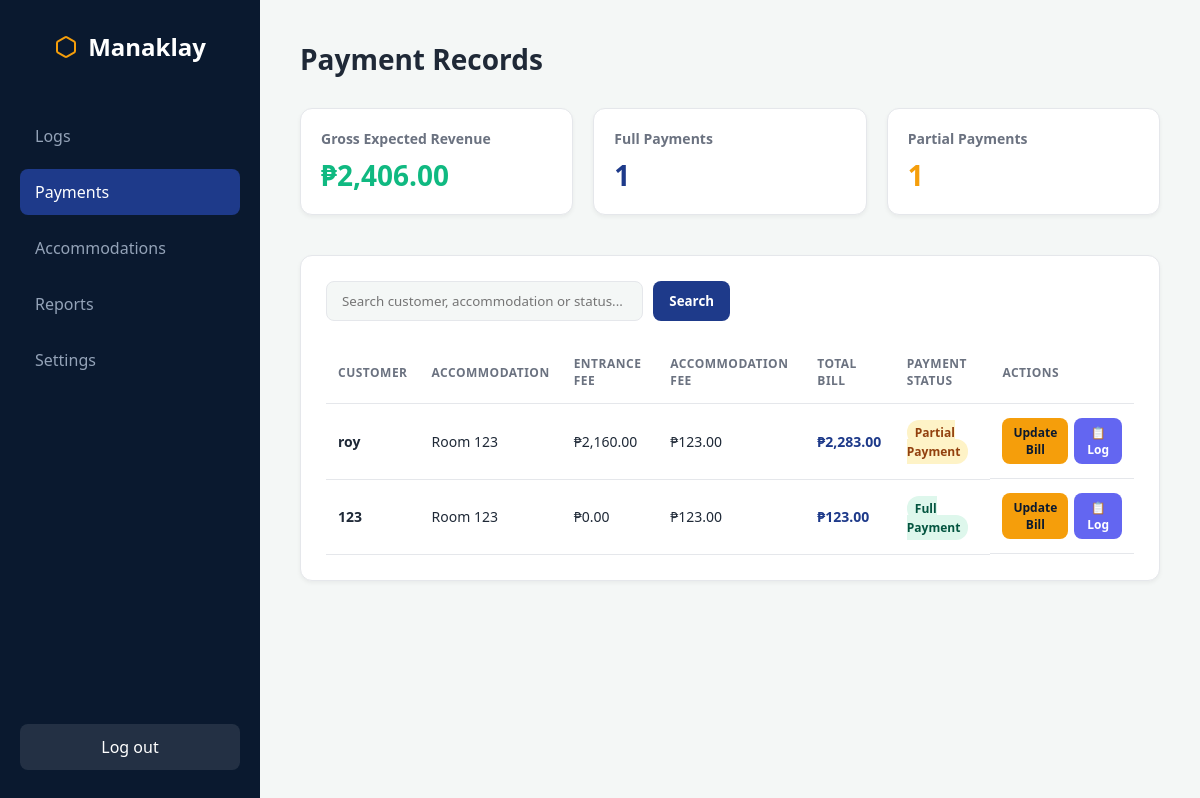
/CustomerSystem/payments.php (signed in), run on an earlier commit of the app's database.
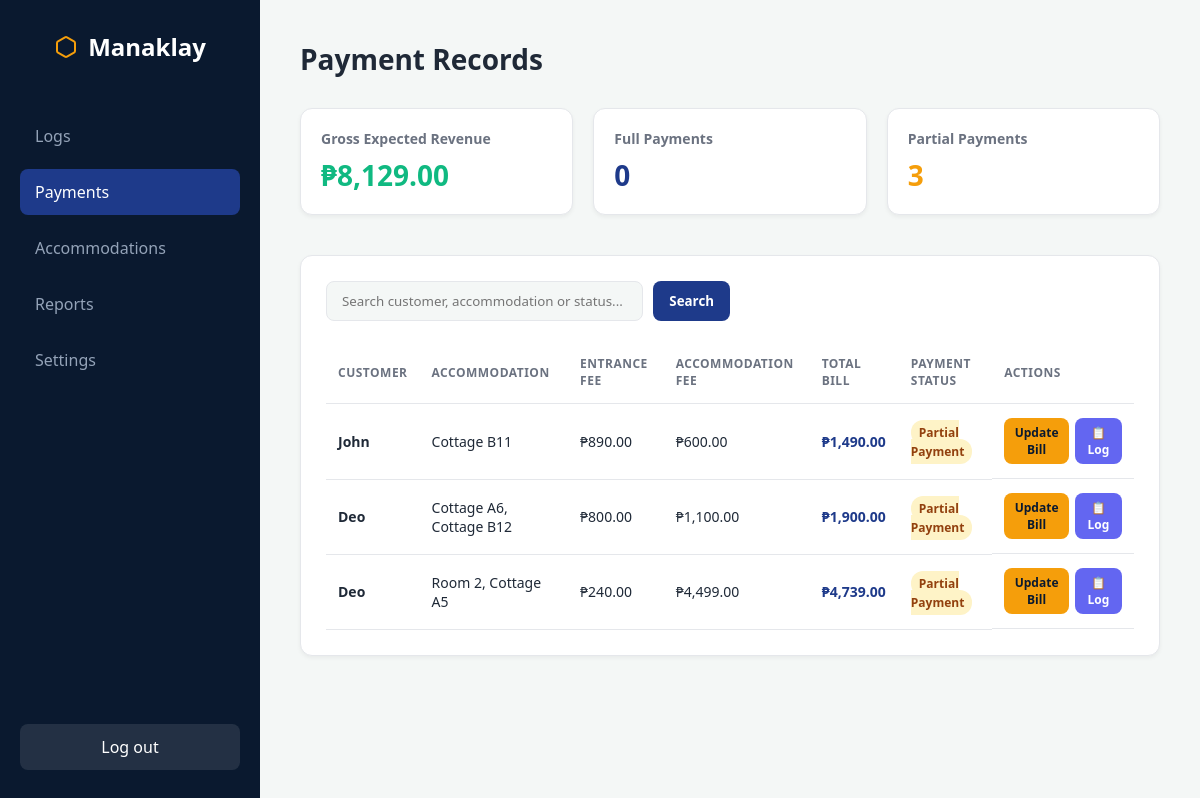
And on a later commit of the database.
### tables this page shows
CREATE TABLE `customer_logs` (
  `id` int(11) NOT NULL,
  `customer_name` varchar(255) NOT NULL,
  `pax` int(11) NOT NULL,
  `adults` int(11) DEFAULT 0,
  `seniors` int(11) DEFAULT 0,
  `children` int(11) DEFAULT 0,
  `customer_type` enum('Walk-in','Reservation') NOT NULL,
  `overnight` enum('Yes','No') NOT NULL,
  `accommodation` varchar(100) NOT NULL,
  `check_in_time` datetime DEFAULT current_timestamp(),
  `check_out_time` datetime DEFAULT NULL,
  `contact_number` varchar(20) NOT NULL,
  `entrance_fee` decimal(10,2) DEFAULT 0.00,
  `accommodation_fee` decimal(10,2) DEFAULT 0.00,
  `total_amount` decimal(10,2) GENERATED ALWAYS AS (`entrance_fee` + `accommodation_fee`) STORED,
  `payment_status` enum('Partial','Full') DEFAULT 'Partial',
  `payment_method` varchar(50) DEFAULT 'Cash'
);

### CustomerSystem/payments.php (the view, shortened to what the changed rows need)
<?php
require 'db.php';
$query = "SELECT * FROM customer_logs";
$params = [];
$query .= " ORDER BY check_in_time DESC";
$stmt = $pdo->prepare($query);
$stmt->execute($params);
$payments = $stmt->fetchAll(PDO::FETCH_ASSOC);
$totalRevenue = 0;
$fullPaymentsCount = 0;
$partialPaymentsCount = 0;
foreach ($payments as $pay) {
    $totalRevenue += $pay['total_amount'];
    if ($pay['payment_status'] === 'Full')
        $fullPaymentsCount++;
    if ($pay['payment_status'] === 'Partial')
        $partialPaymentsCount++;
}
?>
<!DOCTYPE html>
<html lang="en">
<head>
</head>
<body>
    <main class="main-content">
        <div class="page-header">
            <h1>Payment Records</h1>
        </div>
        <div class="kpi-grid">
            <div class="kpi-card">
                <div class="kpi-title">Gross Expected Revenue</div>
                <div class="kpi-value" style="color:var(--success-green)">₱<?= number_format($totalRevenue, 2) ?></div>
            </div>
            <div class="kpi-card">
                <div class="kpi-title">Full Payments</div>
                <div class="kpi-value"><?= $fullPaymentsCount ?></div>
            </div>
            <div class="kpi-card">
                <div class="kpi-title">Partial Payments</div>
                <div class="kpi-value" style="color:var(--accent-orange)"><?= $partialPaymentsCount ?></div>
            </div>
        </div>
        <div class="logbook-container">
            <table>
                <thead>
                    <tr>
                        <th>Customer</th>
                        <th>Accommodation</th>
                        <th>Entrance Fee</th>
                        <th>Accommodation Fee</th>
                        <th>Total Bill</th>
                        <th>Payment Status</th>
                        <th>Actions</th>
                    </tr>
                </thead>
                <tbody>
                    <?php if (count($payments) > 0): ?>
                        <?php foreach ($payments as $row): ?>
                            <tr>
                                <td style="font-weight:600; color:var(--text-dark);">
                                    <?= htmlspecialchars($row['customer_name']) ?></td>
                                <td><?= htmlspecialchars($row['accommodation']) ?></td>
                                <td>₱<?= number_format($row['entrance_fee'], 2) ?></td>
                                <td>₱<?= number_format($row['accommodation_fee'], 2) ?></td>
                                <td style="font-weight:600; color:var(--primary-blue);">
                                    ₱<?= number_format($row['total_amount'], 2) ?></td>
                                <td>
                                    <?php if ($row['payment_status'] === 'Full'): ?>
                                        <span class="status-badge status-full">Full Payment</span>
                                    <?php else: ?>
                                        <span class="status-badge status-partial">Partial Payment</span>
                                    <?php endif; ?>
                                </td>
                                <td style="display:flex; gap:6px;">
                                    <button type="button" class="btn btn-accent" style="padding:6px 10px; font-size:12px;"
                                        onclick="openPaymentModal(
                                        <?= $row['id'] ?>,
                                        '<?= htmlspecialchars(addslashes($row['customer_name'])) ?>',
                                        <?= $row['entrance_fee'] ?>,
                                        <?= $row['accommodation_fee'] ?>,
                                        '<?= $row['payment_status'] ?>'
                                    )">Update Bill</button>
                                    <button type="button" class="btn btn-secondary" style="padding:6px 10px; font-size:12px;"
                                        onclick="openHistoryModal(
                                        <?= $row['id'] ?>,
                                        '<?= htmlspecialchars(addslashes($row['customer_name'])) ?>',
                                        <?= (float) $row['total_amount'] ?>
                                    )">📋 Log</button>
                                </td>
                            </tr>
                        <?php endforeach; ?>
                    <?php endif; ?>
                </tbody>
            </table>
        </div>
    </main>
</body>
</html>

What changed in the data, as far as the page shows it:
removed customer_logs: customer_name "roy", accommodation "Room 123", entrance_fee "2,160.00", accommodation_fee "123.00", total_amount "2,283.00", payment_status "Partial Payment"
added customer_logs: customer_name "John", accommodation "Cottage B11", entrance_fee "890.00", accommodation_fee "600.00", total_amount "1,490.00", payment_status "Partial Payment"
added customer_logs: customer_name "Deo", accommodation "Cottage A6, Cottage B12", entrance_fee "800.00", accommodation_fee "1,100.00", total_amount "1,900.00", payment_status "Partial Payment"
changed customer_logs: customer_name "123" → "Deo"; accommodation "Room 123" → "Room 2, Cottage A5"; entrance_fee "0.00" → "240.00"; accommodation_fee "123.00" → "4,499.00"; total_amount "123.00" → "4,739.00"; payment_status "Full Payment" → "Partial Payment"
Also different on the page:
$totalRevenue: "2,406.00" → "8,129.00"
$fullPaymentsCount: "1" → "0"
$partialPaymentsCount: "1" → "3"
